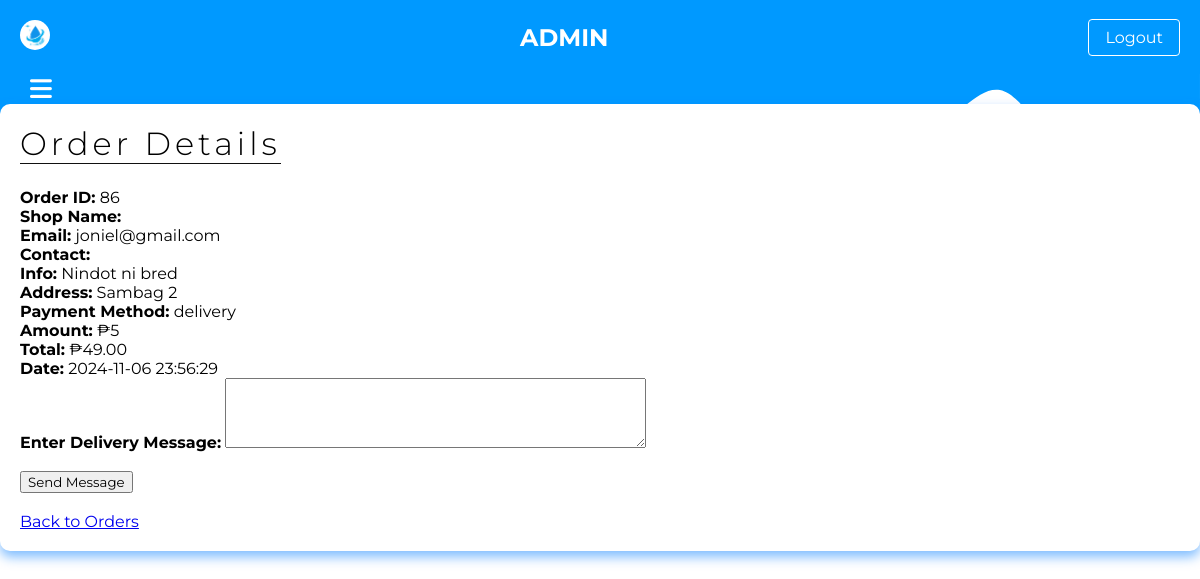
Screenshot of /Seller/ViewOrder.php?id=86 with the database file from the repository.
### tables this page shows
CREATE TABLE `orders` (
  `id` int(11) NOT NULL,
  `buyer_id` int(11) NOT NULL,
  `seller_id` int(11) NOT NULL,
  `users_name` varchar(50) NOT NULL,
  `email` varchar(255) NOT NULL,
  `info` text DEFAULT NULL,
  `profilePic` varchar(255) DEFAULT NULL,
  `amount` bigint(20) NOT NULL,
  `total` decimal(10,2) DEFAULT NULL,
  `method` enum('delivery','pickUp') NOT NULL,
  `created_at` timestamp NOT NULL DEFAULT current_timestamp() ON UPDATE current_timestamp(),
  `discount` decimal(10,2) NOT NULL DEFAULT 0.00,
  `address` varchar(255) NOT NULL,
  `contact` varchar(50) DEFAULT NULL,
  `delivery_message` text DEFAULT NULL
);

### Seller/ViewOrder.php (the view, shortened to what this page needs)
<?php
require '../Include/connect.php';
if (isset($_GET['id'])) {
    $orderId = intval($_GET['id']);
    $query = "SELECT * FROM orders WHERE id = ?";
    $stmt = mysqli_prepare($conn, $query);
    mysqli_stmt_bind_param($stmt, 'i', $orderId);
    mysqli_stmt_execute($stmt);
    $result = mysqli_stmt_get_result($stmt);
    if ($result && mysqli_num_rows($result) > 0) {
        $order = mysqli_fetch_assoc($result);
    } else {
        echo "Order not found.";
        exit();
    }
} else {
    echo "No order ID specified.";
    exit();
}
?>
<!DOCTYPE html>
<html lang="en">
<head>
    <link rel="stylesheet" href="https://cdnjs.cloudflare.com/ajax/libs/font-awesome/6.6.0/css/all.min.css">
    <link rel="stylesheet" href="../Css/EmployeeInfo.css">
</head>
<body>
    <nav>
        <ul class="home-ul">
            <li class="logo"><a href="../FrontPage.php"><img src="../Image/Thirstdrop.png" alt="" height="30" width="30" class="logo"></a></li>
            <div class="nav-center">
                <li class="nav-links"><a href="#about">ADMIN</a></li>
            </div>
            <li class="nav-button"><a href="../FrontPage.php">Logout</a></li>
        </ul>
    </nav>
    <label for="menu-toggle" class="menu-icon">
    <i class="fa fa-bars" aria-hidden="true"></i>
    </label>
    <div class="content-container">
        <div class="site-title">
            <h1>Order Details</h1>
        </div>
        <div class="order-details">
            <p><strong>Order ID:</strong> <?php echo htmlspecialchars($order['id']); ?></p>
            <p><strong>Shop Name:</strong> <?php echo htmlspecialchars($order['name']); ?></p>
            <p><strong>Email:</strong> <?php echo htmlspecialchars($order['email']); ?></p>
            <p><strong>Contact:</strong> <?php echo htmlspecialchars($order['contact']); ?></p>
            <p><strong>Info:</strong> <?php echo htmlspecialchars($order['info']); ?></p>
            <p><strong>Address:</strong> <?php echo htmlspecialchars($order['address']); ?></p>
            <p><strong>Payment Method:</strong> <?php echo htmlspecialchars($order['method']); ?></p>
            <p><strong>Amount:</strong> ₱<?php echo htmlspecialchars($order['amount']); ?></p>
            <p><strong>Total:</strong> ₱<?php echo number_format($order['total'], 2); ?></p>
            <p><strong>Date:</strong> <?php echo htmlspecialchars($order['created_at']); ?></p>
        </div>
        <form action="" method="post">
            <label for="delivery_message"><strong>Enter Delivery Message:</strong></label>
            <textarea name="delivery_message" id="delivery_message" rows="4" cols="50" required></textarea><br><br>
            <input type="submit" name="send_message" value="Send Message" class="send-message-button">
        </form>
        <br>
        <a href="Orders.php" class="back-button">Back to Orders</a>
    </div>
</body>
</html>

### Css/EmployeeInfo.css (style rules this page uses)
* { font-family: "Montserrat", sans-serif; margin: 0; }
body { margin: 0; overflow: hidden; }
nav { background-color: #0099ff; padding: 20px; }
.home-ul { display: flex; align-items: center; justify-content: space-between; list-style: none; margin: 0; padding: 0; }
.logo { color: white; margin-right: auto; border-radius: 50%; }
.nav-center { display: flex; justify-content: center; flex-grow: 1; gap: 20px; }
.nav-button { margin-left: 10px; }
.nav-button a { color: white; text-decoration: none; padding: 8px 16px; border-radius: 4px; background-color: #0099ff; border: thin solid white; transition: background-color 0.3s; }
.nav-links a { color: white; text-decoration: none; padding-bottom: 5px; position: relative; font-size: 1.5rem; font-weight: bold; }
.nav-links a::after { content: ""; position: absolute; left: 0; bottom: 0; height: 2px; width: 0; background-color: white; transition: width 0.3s; }
.content-container { box-shadow: 0 6px 12px rgba(0, 123, 255, 0.5); position: relative; z-index: 1; top: 30px; padding: 20px; max-width: 1300px; margin: 0 auto; background-color: #ffffff; transition: all 300ms ease-in-out; border-radius: 10px; overflow-x: hidden; overflow-y: auto; max-height: 700px; flex-direction: column; }
.site-title { text-align: Left; border-bottom: 1px solid #111111; margin-bottom: 24px; display: inline-flex; }
.site-title h1 { font-weight: 300; letter-spacing: 4px; }
.menu-icon { position: absolute; left: 30px; font-size: 25px; z-index: 1; transition: all 300ms ease-in-out; color: white; }
img { border-radius: 50%; object-fit: contain; }

### rows the page displays
orders: id "86", email "joniel@gmail.com", info "Nindot ni bred", address "Sambag 2", method "delivery", amount "5", total "49.00", created_at "2024-11-06 23:56:29"
